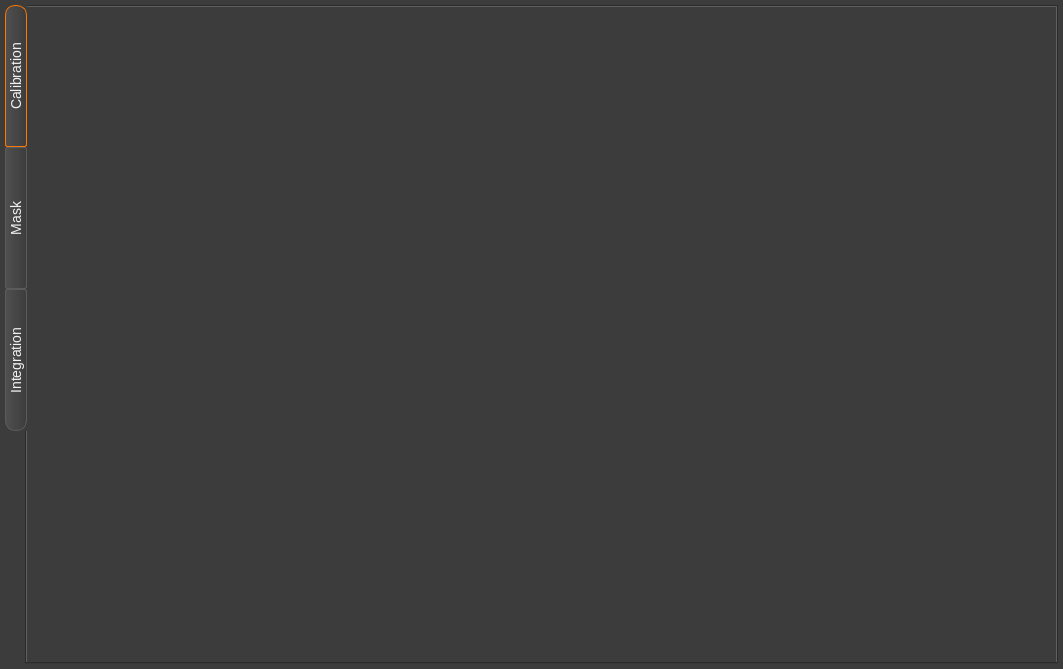
<?xml version="1.0" encoding="UTF-8"?>
<ui version="4.0">
 <class>mainView</class>
 <widget class="QWidget" name="mainView">
  <property name="geometry">
   <rect>
    <x>0</x>
    <y>0</y>
    <width>1063</width>
    <height>669</height>
   </rect>
  </property>
  <property name="windowTitle">
   <string>Form</string>
  </property>
  <property name="styleSheet">
   <string notr="true">#mainView, #calibration_tab, #mask_tab, #integration_tab {  
     background: #3C3C3C;      
	border: 5px solid #3C3C3C;
 }  

QTabWidget::tab-bar{ 
	alignment: center;
}

QWidget{
	color: #F1F1F1;
}


QTabBar::tab:left, QTabBar::tab:right {  
     background: qlineargradient(spread:pad, x1:1, y1:0, x2:0, y2:0, stop:0 #3C3C3C, stop:1 #505050);
     border: 1px solid  #5B5B5B;  
	font: normal 14px;
	color: #F1F1F1;
     border-radius:2px;
	
    padding: 0px;
     width: 20px;  
    min-height:140px;
 }  


QTabBar::tab::top, QTabBar::tab::bottom {  
     background: qlineargradient(spread:pad, x1:0, y1:1, x2:0, y2:0, stop:0 #3C3C3C, stop:1 #505050);
     border: 1px solid  #5B5B5B;  
	border-right: 0px solid white;
	  color: #F1F1F1; 
    font: normal 11px;
     border-radius:2px;
     min-width: 80px;  
    height: 19px;
    padding: 0px;
     margin-top: 1px ;
	margin-right: 1px;
 }  
QTabBar::tab::left:last, QTabBar::tab::right:last{
    border-bottom-left-radius: 10px;
    border-bottom-right-radius: 10px;
}
QTabBar::tab:left:first, QTabBar::tab:right:first{
    border-top-left-radius: 10px;
    border-top-right-radius: 10px;
}

QTabWidget, QTabWidget::tab-bar,  QTabWidget::panel, QWidget{  
     background: #3C3C3C;      
 }  

QTabWidget::tab-bar {
	alignment: center;
}

 QTabBar::tab:hover {  
     border: 1px solid #ADADAD;  
 }  
   
 QTabBar:tab:selected{  

	background: qlineargradient(
        x1: 0, y1: 1, 
        x2: 0, y2: 0,
        stop: 0 #727272, 
        stop: 1 #444444
    );
     border:1px solid  rgb(255, 120,00);/*#ADADAD; */ 
}

QTabBar::tab:bottom:last, QTabBar::tab:top:last{
    border-top-right-radius: 10px;
    border-bottom-right-radius: 10px;
}
QTabBar::tab:bottom:first, QTabBar::tab:top:first{
    border-top-left-radius: 10px;
    border-bottom-left-radius: 10px;
}
 QTabBar::tab:top:!selected {  
    margin-top: 1px;
    padding-top:1px;
 }  
QTabBar::tab:bottom:!selected{
	margin-bottom: 1px;
    padding-bottom:1px;
}

QGraphicsView {
	border-style: none;
}

 QLabel , QCheckBox, QGroupBox, QRadioButton, QListWidget::item, QPushButton, QToolBox::tab, QSpinBox, QDoubleSpinBox , QComboBox{  
     color: #F1F1F1; 
    font-size: 12px;
 }  
 QCheckBox{  
     border-radius: 5px;  
 }  
 QRadioButton, QCheckBox {  
     font-weight: normal;  
	height: 15px;
 }  
 
 QLineEdit  {  
     border-radius: 2px;  
     background: #F1F1F1;  
     color: black;  
	height: 18 px;
 }  

QLineEdit::focus{
	border-style: none;
     border-radius: 2px;  
     background: #F1F1F1;  
     color: black;  
}
QSpinBox, QDoubleSpinBox {
	background-color:  #F1F1F1;	
	color: black;
	margin-left: -15px;
	margin-right: -2px;
	height: 30px;
}

QComboBox QAbstractItemView{
	background: #2D2D30;
	color: #F1F1F1;
	selection-background-color: rgba(221, 124, 40, 120);
	border-radius: 5px;

}

QComboBox:!editable {
    margin-left: 1px;
    padding-left: 10px;
    height: 23px;
    background-color: #3C3C3C;
}

QComboBox::item{
    background-color: #3C3C3C;
}

QComboBox::item::selected {
    background-color: #505050;
}
QToolBox::tab:QToolButton{
    background: qlineargradient(spread:pad, x1:0, y1:1, x2:0, y2:0, stop:0 #3C3C3C, stop:1 #505050);
     border: 1px solid  #5B5B5B;  

     border-radius:2px;
     padding-right: 10px;  
    
      color: #F1F1F1; 
    font-size: 12px;
    padding: 3px;
}
QToolBox::tab:QToolButton{
    background: qlineargradient(spread:pad, x1:0, y1:1, x2:0, y2:0, stop:0 #3C3C3C, stop:1 #505050);
     border: 1px solid  #5B5B5B;  

     border-radius:2px;
     padding-right: 10px;  
    
      color: #F1F1F1; 
    font-size: 12px;
    padding: 3px;
}
  
QPushButton{  
	 color: #F1F1F1;
     background: qlineargradient(spread:pad, x1:0, y1:0, x2:0, y2:1, stop:0 #323232, stop:1 #505050);
     border: 1px solid #5B5B5B;
     border-radius: 5px; 
     padding-left: 8px;
height: 18px;
    padding-right: 8px;   
 }  
QPushButton:pressed{
		margin-top: 2,px;
		margin-left: 2px;	
}
QPushButton::disabled{
}

QPushButton::hover{  
     border:1px solid #ADADAD; 
 }  
 

QPushButton::checked{
	background: qlineargradient(
        x1: 0, y1: 1, 
        x2: 0, y2: 0,
        stop: 0 #727272, 
        stop: 1 #444444
    );
     border:1px solid  rgb(255, 120,00);
}

QPushButton::focus {
	outline: None;
}
 QGroupBox {  
     border: 1px solid #ADADAD;  
     border-radius: 4px;  
     margin-top: 7px;  
     padding: 0px  
 }  
 QGroupBox::title {  
      subcontrol-origin: margin;  
      left: 20px  
  }

QSplitter::handle:hover {
	background: #3C3C3C;
 }


QGraphicsView{
	border-style: none;
}

 QScrollBar:vertical {
      border: 2px solid #3C3C3C;
      background: qlineargradient(spread:pad, x1:1, y1:0, x2:0, y2:0, stop:0 #323232, stop:1 #505050);
      width: 12px;
      margin: 0px 0px 0px 0px;
  }
  QScrollBar::handle:vertical {
      background: qlineargradient(spread:pad, x1:0, y1:0, x2:1, y2:0, stop:0 #969696, stop:1 #CACACA);
	 border-radius: 3px;
      min-height: 20px;
	padding: 15px;
  }
  QScrollBar::add-line:vertical {
      border: 0px solid grey;
      height: 0px;
  }

  QScrollBar::sub-line:vertical {
      border: 0px solid grey;
      height: 0px;
  }
  QScrollBar::add-page:vertical, QScrollBar::sub-page:vertical {
      background: none;
  }

#click_x_lbl, #click_y_lbl, #click_int_lbl, #click_azi_lbl, #click_d_lbl, #click_tth_lbl, #click_q_lbl {
    color: #00DD00;
}

</string>
  </property>
  <layout class="QGridLayout" name="gridLayout">
   <property name="margin">
    <number>5</number>
   </property>
   <item row="0" column="0">
    <widget class="QTabWidget" name="tabWidget">
     <property name="styleSheet">
      <string notr="true"/>
     </property>
     <property name="tabPosition">
      <enum>QTabWidget::West</enum>
     </property>
     <property name="tabShape">
      <enum>QTabWidget::Rounded</enum>
     </property>
     <property name="currentIndex">
      <number>0</number>
     </property>
     <property name="elideMode">
      <enum>Qt::ElideLeft</enum>
     </property>
     <widget class="QWidget" name="calibration_tab">
      <attribute name="title">
       <string>Calibration</string>
      </attribute>
     </widget>
     <widget class="QWidget" name="mask_tab">
      <attribute name="title">
       <string>Mask</string>
      </attribute>
     </widget>
     <widget class="QWidget" name="integration_tab">
      <attribute name="title">
       <string>Integration</string>
      </attribute>
     </widget>
    </widget>
   </item>
  </layout>
 </widget>
 <resources/>
 <connections/>
</ui>
